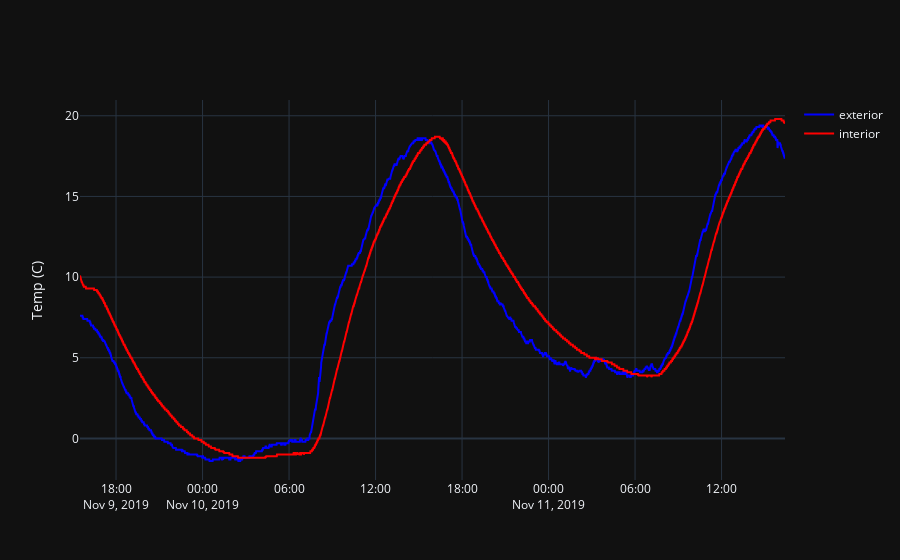

Notebook code cell kept with this figure:
### Code cell
exterior_scatter = go.Scatter(
    x=exterior_data.timestamp,
    y=exterior_data.temperature_celsius,
    line={'color':'blue'},
    name='exterior'
)
interior_scatter = go.Scatter(
    x=interior_data.timestamp,
    y=interior_data.temperature_celsius,
    line={'color':'red'},
    name='interior'
)
fig = go.Figure([exterior_scatter, interior_scatter])
fig.layout.template = 'plotly_dark'
fig.layout.yaxis = {'title': 'Temp (C)'}
fig.show()

### Figure 1 — Plotly figure (JSON) as saved in the notebook; plotly's stock layout.template omitted (floating-point values rounded to 4 significant figures; data arrays with more than 128 entries replaced by an {"elided": "..."} marker saying what was removed)
{"data": [{"line": {"color": "blue"}, "name": "exterior", "type": "scatter", "x": {"elided": "2977 str values"}, "y": {"elided": "2977 float values"}}, {"line": {"color": "red"}, "name": "interior", "type": "scatter", "x": {"elided": "2976 str values"}, "y": {"elided": "2976 float values"}}], "layout": {"autosize": true, "xaxis": {"autorange": true, "range": ["2019-11-09 15:30", "2019-11-11 16:24"], "type": "date"}, "yaxis": {"autorange": true, "range": [-2.578, 20.98], "title": {"text": "Temp (C)"}, "type": "linear"}}}
